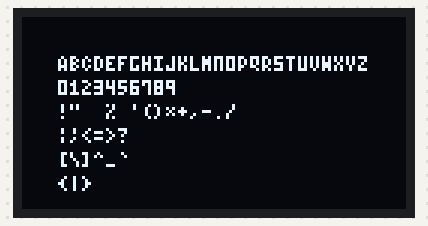
A sketch run on a simulated Arduboy, built with avr-gcc and run on an emulated ATmega32U4. On the bench: 128×64 one-colour display.

Above: at 0.1 s.

The sketch:

PerosaFont3x5.ino
```cpp
// (licence header left out)
#include <Arduboy2.h>
#include "PerosaFont3x5.h"

Arduboy2Base arduboy;
PerosaFont3x5 font3x5;

void setup()
{
	arduboy.begin();
}

void loop()
{
	if (!arduboy.nextFrame())
		return;

	arduboy.clear();

	font3x5.setCursor(12, 12);
	font3x5.println(F("ABCDEFGHIJKLMNOPQRSTUVWXYZ"));
	font3x5.println(F("0123456789"));
	font3x5.println(F("!\"#$%&'()*+,-./"));
	font3x5.println(F(":;<=>?@"));
	font3x5.println(F("[\\]^_`"));
	font3x5.println(F("{|}~"));

	arduboy.display();
}
```

PerosaFont3x5.cpp
```cpp
// (licence header left out)
#include "PerosaFont3x5.h"

#include <Sprites.h>

constexpr char uppercaseFirst = 'A';
constexpr char uppercaseLast = 'Z';
constexpr uint8_t uppercaseIndex = 0;
constexpr uint8_t uppercaseCount = ((uppercaseLast - uppercaseFirst) + 1);

constexpr char digitsFirst = '0';
constexpr char digitsLast = '9';
constexpr uint8_t digitsIndex = (uppercaseIndex + uppercaseCount);
constexpr uint8_t digitsCount = ((digitsLast - digitsFirst) + 1);

constexpr char punctuationGroupAFirst = '!';
constexpr char punctuationGroupALast = '/';
constexpr uint8_t punctuationGroupAIndex = (digitsIndex + digitsCount);
constexpr uint8_t punctuationGroupACount = ((punctuationGroupALast - punctuationGroupAFirst) + 1);

constexpr char punctuationGroupBFirst = ':';
constexpr char punctuationGroupBLast = '@';
constexpr uint8_t punctuationGroupBIndex = (punctuationGroupAIndex + punctuationGroupACount);
constexpr uint8_t punctuationGroupBCount = ((punctuationGroupBLast - punctuationGroupBFirst) + 1);

constexpr char punctuationGroupCFirst = '[';
constexpr char punctuationGroupCLast = '`';
constexpr uint8_t punctuationGroupCIndex = (punctuationGroupBIndex + punctuationGroupBCount);
constexpr uint8_t punctuationGroupCCount = ((punctuationGroupCLast - punctuationGroupCFirst) + 1);

constexpr char punctuationGroupDFirst = '{';
constexpr char punctuationGroupDLast = '~';
constexpr uint8_t punctuationGroupDIndex = (punctuationGroupCIndex + punctuationGroupCCount);
constexpr uint8_t punctuationGroupDCount = ((punctuationGroupDLast - punctuationGroupDFirst) + 1);

int8_t PerosaFont3x5::getCharIndex(char c)
{
	if((c >= uppercaseFirst) && (c <= uppercaseLast))
		return static_cast<int8_t>(uppercaseIndex + (c - uppercaseFirst));

	if((c >= digitsFirst) && (c <= digitsLast))
		return static_cast<int8_t>(digitsIndex + (c - digitsFirst));

	if((c >= punctuationGroupAFirst) && (c <= punctuationGroupALast))
		return static_cast<int8_t>(punctuationGroupAIndex + (c - punctuationGroupAFirst));

	if((c >= punctuationGroupBFirst) && (c <= punctuationGroupBLast))
		return static_cast<int8_t>(punctuationGroupBIndex + (c - punctuationGroupBFirst));

	if((c >= punctuationGroupCFirst) && (c <= punctuationGroupCLast))
		return static_cast<int8_t>(punctuationGroupCIndex + (c - punctuationGroupCFirst));

	if((c >= punctuationGroupDFirst) && (c <= punctuationGroupDLast))
		return static_cast<int8_t>(punctuationGroupDIndex + (c - punctuationGroupDFirst));

	return -1;
}

const uint8_t PROGMEM fontImages[] =
{
	// Width, Height
	3, 5,

	//
	// --- Uppercase ---
	//

	// #065 Letter 'A' (U+0041 Latin Capital Letter A)
	0x1E,  // ░░░▓▓▓▓░
	0x09,  // ░░░░▓░░▓
	0x1E,  // ░░░▓▓▓▓░

	// #066 Letter 'B' (U+0042 Latin Capital Letter B)
	0x1F,  // ░░░▓▓▓▓▓
	0x15,  // ░░░▓░▓░▓
	0x0A,  // ░░░░▓░▓░

	// #067 Letter 'C' (U+0043 Latin Capital Letter C)
	0x0E,  // ░░░░▓▓▓░
	0x11,  // ░░░▓░░░▓
	0x0A,  // ░░░░▓░▓░

	// #068 Letter 'D' (U+0044 Latin Capital Letter D)
	0x1F,  // ░░░▓▓▓▓▓
	0x11,  // ░░░▓░░░▓
	0x0E,  // ░░░░▓▓▓░

	// #069 Letter 'E' (U+0045 Latin Capital Letter E)
	0x1F,  // ░░░▓▓▓▓▓
	0x15,  // ░░░▓░▓░▓
	0x11,  // ░░░▓░░░▓

	// #070 Letter 'F' (U+0046 Latin Capital Letter F)
	0x1F,  // ░░░▓▓▓▓▓
	0x05,  // ░░░░░▓░▓
	0x01,  // ░░░░░░░▓

	// #071 Letter 'G' (U+0047 Latin Capital Letter G)
	0x1F,  // ░░░▓▓▓▓▓
	0x11,  // ░░░▓░░░▓
	0x19,  // ░░░▓▓░░▓

	// #072 Letter 'H' (U+0048 Latin Capital Letter H)
	0x1F,  // ░░░▓▓▓▓▓
	0x04,  // ░░░░░▓░░
	0x1F,  // ░░░▓▓▓▓▓

	// #073 Letter 'I' (U+0049 Latin Capital Letter I)
	0x11,  // ░░░▓░░░▓
	0x1F,  // ░░░▓▓▓▓▓
	0x11,  // ░░░▓░░░▓

	// #074 Letter 'J' (U+004A Latin Capital Letter J)
	0x18,  // ░░░▓▓░░░
	0x10,  // ░░░▓░░░░
	0x1F,  // ░░░▓▓▓▓▓

	// #075 Letter 'K' (U+004B Latin Capital Letter K)
	0x1F,  // ░░░▓▓▓▓▓
	0x04,  // ░░░░░▓░░
	0x1B,  // ░░░▓▓░▓▓

	// #076 Letter 'L' (U+004C Latin Capital Letter L)
	0x1F,  // ░░░▓▓▓▓▓
	0x10,  // ░░░▓░░░░
	0x10,  // ░░░▓░░░░

	// #077 Letter 'M' (U+004D Latin Capital Letter M)
	0x1F,  // ░░░▓▓▓▓▓
	0x06,  // ░░░░░▓▓░
	0x1F,  // ░░░▓▓▓▓▓

	// #078 Letter 'N' (U+004E Latin Capital Letter N)
	0x1F,  // ░░░▓▓▓▓▓
	0x01,  // ░░░░░░░▓
	0x1F,  // ░░░▓▓▓▓▓

	// #079 Letter 'O' (U+004F Latin Capital Letter O)
	0x1F,  // ░░░▓▓▓▓▓
	0x11,  // ░░░▓░░░▓
	0x1F,  // ░░░▓▓▓▓▓

	// #080 Letter 'P' (U+0050 Latin Capital Letter P)
	0x1F,  // ░░░▓▓▓▓▓
	0x09,  // ░░░░▓░░▓
	0x06,  // ░░░░░▓▓░

	// #081 Letter 'Q' (U+0051 Latin Capital Letter Q)
	0x0F,  // ░░░░▓▓▓▓
	0x09,  // ░░░░▓░░▓
	0x17,  // ░░░▓░▓▓▓

	// #082 Letter 'R' (U+0052 Latin Capital Letter R)
	0x1F,  // ░░░▓▓▓▓▓
	0x09,  // ░░░░▓░░▓
	0x16,  // ░░░▓░▓▓░

	// #083 Letter 'S' (U+0053 Latin Capital Letter S)
	0x17,  // ░░░▓░▓▓▓
	0x15,  // ░░░▓░▓░▓
	0x1D,  // ░░░▓▓▓░▓

	// #084 Letter 'T' (U+0054 Latin Capital Letter T)
	0x01,  // ░░░░░░░▓
	0x1F,  // ░░░▓▓▓▓▓
	0x01,  // ░░░░░░░▓

	// #085 Letter 'U' (U+0055 Latin Capital Letter U)
	0x1F,  // ░░░▓▓▓▓▓
	0x10,  // ░░░▓░░░░
	0x1F,  // ░░░▓▓▓▓▓

	// #086 Letter 'V' (U+0056 Latin Capital Letter V)
	0x0F,  // ░░░░▓▓▓▓
	0x10,  // ░░░▓░░░░
	0x0F,  // ░░░░▓▓▓▓

	// #087 Letter 'W' (U+0057 Latin Capital Letter W)
	0x1F,  // ░░░▓▓▓▓▓
	0x0C,  // ░░░░▓▓░░
	0x1F,  // ░░░▓▓▓▓▓

	// #088 Letter 'X' (U+0058 Latin Capital Letter X)
	0x1B,  // ░░░▓▓░▓▓
	0x04,  // ░░░░░▓░░
	0x1B,  // ░░░▓▓░▓▓

	// #089 Letter 'Y' (U+0059 Latin Capital Letter Y)
	0x07,  // ░░░░░▓▓▓
	0x18,  // ░░░▓▓░░░
	0x07,  // ░░░░░▓▓▓

	// #090 Letter 'Z' (U+005A Latin Capital Letter Z)
	0x19,  // ░░░▓▓░░▓
	0x15,  // ░░░▓░▓░▓
	0x13,  // ░░░▓░░▓▓

	//
	// --- Digits ---
	//

	// #048 Number '0' (U+0030 Digit Zero)
	0x1F,  // ░░░▓▓▓▓▓
	0x11,  // ░░░▓░░░▓
	0x1F,  // ░░░▓▓▓▓▓

	// #049 Number '1' (U+0031 Digit One)
	0x12,  // ░░░▓░░▓░
	0x1F,  // ░░░▓▓▓▓▓
	0x10,  // ░░░▓░░░░

	// #050 Number '2' (U+0032 Digit Two)
	0x19,  // ░░░▓▓░░▓
	0x15,  // ░░░▓░▓░▓
	0x12,  // ░░░▓░░▓░

	// #051 Number '3' (U+0033 Digit Three)
	0x15,  // ░░░▓░▓░▓
	0x15,  // ░░░▓░▓░▓
	0x1F,  // ░░░▓▓▓▓▓

	// #052 Number '4' (U+0034 Digit Four)
	0x07,  // ░░░░░▓▓▓
	0x04,  // ░░░░░▓░░
	0x1F,  // ░░░▓▓▓▓▓

	// #053 Number '5' (U+0035 Digit Five)
	0x17,  // ░░░▓░▓▓▓
	0x15,  // ░░░▓░▓░▓
	0x0D,  // ░░░░▓▓░▓

	// #054 Number '6' (U+0036 Digit Six)
	0x1F,  // ░░░▓▓▓▓▓
	0x15,  // ░░░▓░▓░▓
	0x1D,  // ░░░▓▓▓░▓

	// #055 Number '7' (U+0037 Digit Seven)
	0x03,  // ░░░░░░▓▓
	0x01,  // ░░░░░░░▓
	0x1F,  // ░░░▓▓▓▓▓

	// #056 Number '8' (U+0038 Digit Eight)
	0x1F,  // ░░░▓▓▓▓▓
	0x15,  // ░░░▓░▓░▓
	0x1F,  // ░░░▓▓▓▓▓

	// #057 Number '9' (U+0039 Digit Nine)
	0x07,  // ░░░░░▓▓▓
	0x05,  // ░░░░░▓░▓
	0x1F,  // ░░░▓▓▓▓▓

	//
	// --- Punctuation Group A ---
	//

	// #033 Symbol '!' (U+0021 Exclamation Mark)
	0x00,  // ░░░░░░░░
	0x17,  // ░░░▓░▓▓▓
	0x00,  // ░░░░░░░░

	// #034 Symbol '"' (U+0022 Quotation Mark)
	0x03,  // ░░░░░░▓▓
	0x00,  // ░░░░░░░░
	0x03,  // ░░░░░░▓▓

	// #035 Symbol '#' (U+0023 Number Sign) - bank
	0x00,  // ░░░░░░░░
	0x00,  // ░░░░░░░░
	0x00,  // ░░░░░░░░

	// #036 Symbol '$' (U+0024 Dollar Sign) - blank
	0x00,  // ░░░░░░░░
	0x00,  // ░░░░░░░░
	0x00,  // ░░░░░░░░

	// #037 Symbol '%' (U+0025 Percent Sign)
	0x19,  // ░░░▓▓░░▓
	0x04,  // ░░░░░▓░░
	0x13,  // ░░░▓░░▓▓

	// #038 Symbol '&' (U+0026 Ampersand) - blank
	0x00,  // ░░░░░░░░
	0x00,  // ░░░░░░░░
	0x00,  // ░░░░░░░░

	// #039 Symbol ''' (U+0027 Apostrophe)
	0x00,  // ░░░░░░░░
	0x03,  // ░░░░░░▓▓
	0x00,  // ░░░░░░░░

	// #040 Symbol '(' (U+0028 Left Parenthesis)
	0x00,  // ░░░░░░░░
	0x0E,  // ░░░░▓▓▓░
	0x11,  // ░░░▓░░░▓

	// #041 Symbol ')' (U+0029 Right Parenthesis)
	0x11,  // ░░░▓░░░▓
	0x0E,  // ░░░░▓▓▓░
	0x00,  // ░░░░░░░░

	// #042 Symbol '*' (U+002A Asterisk)
	0x0A,  // ░░░░▓░▓░
	0x04,  // ░░░░░▓░░
	0x0A,  // ░░░░▓░▓░

	// #043 Symbol '+' (U+002B Plus Sign)
	0x04,  // ░░░░░▓░░
	0x0E,  // ░░░░▓▓▓░
	0x04,  // ░░░░░▓░░

	// #044 Symbol ',' (U+002C Comma)
	0x10,  // ░░░▓░░░░
	0x08,  // ░░░░▓░░░
	0x00,  // ░░░░░░░░

	// #045 Symbol '-' (U+002D Hyphen-Minus)
	0x04,  // ░░░░░▓░░
	0x04,  // ░░░░░▓░░
	0x04,  // ░░░░░▓░░

	// #046 Symbol '.' (U+002E Full Stop)
	0x00,  // ░░░░░░░░
	0x10,  // ░░░▓░░░░
	0x00,  // ░░░░░░░░

	// #047 Symbol '/' (U+002F Solidus)
	0x18,  // ░░░▓▓░░░
	0x04,  // ░░░░░▓░░
	0x03,  // ░░░░░░▓▓

	//
	// --- Punctuation Group B ---
	//

	// #058 Symbol ':' (U+003A Colon)
	0x00,  // ░░░░░░░░
	0x1B,  // ░░░▓▓░▓▓
	0x00,  // ░░░░░░░░

	// #059 Symbol ';' (U+003B Semicolon)
	0x10,  // ░░░▓░░░░
	0x0B,  // ░░░░▓░▓▓
	0x00,  // ░░░░░░░░

	// #060 Symbol '<' (U+003C Less-Than Sign)
	0x04,  // ░░░░░▓░░
	0x0A,  // ░░░░▓░▓░
	0x11,  // ░░░▓░░░▓

	// #061 Symbol '=' (U+003D Equals Sign)
	0x0A,  // ░░░░▓░▓░
	0x0A,  // ░░░░▓░▓░
	0x0A,  // ░░░░▓░▓░

	// #062 Symbol '>' (U+003E Greater-Than Sign)
	0x11,  // ░░░▓░░░▓
	0x0A,  // ░░░░▓░▓░
	0x04,  // ░░░░░▓░░

	// #063 Symbol '?' (U+003F Question Mark)
	0x01,  // ░░░░░░░▓
	0x15,  // ░░░▓░▓░▓
	0x03,  // ░░░░░░▓▓

	// #064 Symbol '@' (U+0040 Commercial At) - blank
	0x00,  // ░░░░░░░░
	0x00,  // ░░░░░░░░
	0x00,  // ░░░░░░░░

	//
	// --- Punctuation Group C ---
	//

	// #091 Symbol '[' (U+005B Left Square Bracket)
	0x00,  // ░░░░░░░░
	0x1F,  // ░░░▓▓▓▓▓
	0x11,  // ░░░▓░░░▓

	// #092 Symbol '\' (U+005C Reverse Solidus)
	0x03,  // ░░░░░░▓▓
	0x04,  // ░░░░░▓░░
	0x18,  // ░░░▓▓░░░

	// #093 Symbol ']' (U+005D Right Square Bracket)
	0x11,  // ░░░▓░░░▓
	0x1F,  // ░░░▓▓▓▓▓
	0x00,  // ░░░░░░░░

	// #094 Symbol '^' (U+005E Circumflex Accent)
	0x02,  // ░░░░░░▓░
	0x01,  // ░░░░░░░▓
	0x02,  // ░░░░░░▓░

	// #095 Symbol '_' (U+005F Low Line)
	0x10,  // ░░░▓░░░░
	0x10,  // ░░░▓░░░░
	0x10,  // ░░░▓░░░░

	// #096 Symbol '`' (U+0060 Grave Accent)
	0x00,  // ░░░░░░░░
	0x01,  // ░░░░░░░▓
	0x02,  // ░░░░░░▓░

	//
	// --- Punctuation Group D ---
	//

	// #123 Symbol '{' (U+007B Left Curly Bracket)
	0x04,  // ░░░░░▓░░
	0x0E,  // ░░░░▓▓▓░
	0x11,  // ░░░▓░░░▓

	// #124 Symbol '|' (U+007C Vertical Line)
	0x00,  // ░░░░░░░░
	0x1F,  // ░░░▓▓▓▓▓
	0x00,  // ░░░░░░░░

	// #125 Symbol '}' (U+007D Right Curly Bracket)
	0x11,  // ░░░▓░░░▓
	0x0E,  // ░░░░▓▓▓░
	0x04,  // ░░░░░▓░░

	// #126 Symbol '~' (U+007E Tilde) - blank
	0x00,  // ░░░░░░░░
	0x00,  // ░░░░░░░░
	0x00,  // ░░░░░░░░

};

size_t PerosaFont3x5::write(uint8_t c)
{
	if (c == '\n')
	{
		this->cursorX = this->baseX;
		this->cursorY += this->lineHeight;
	}
	else
	{
		this->printChar(c, this->cursorX, this->cursorY);
		this->cursorX += (charWidth + this->letterSpacing);
	}
	return 1;
}

void PerosaFont3x5::printChar(char c, int8_t x, int8_t y)
{
	int8_t index = getCharIndex(c);
	if (index >= 0)
	{
		if (this->textColour != 0)
			Sprites::drawSelfMasked(x, (y + 1), fontImages, index);
		else
			Sprites::drawErase(x, (y + 1), fontImages, index);
	}
}

void PerosaFont3x5::setCursor(int8_t x, int8_t y)
{
	this->baseX = x;
	this->cursorX = x;
	this->cursorY = y;
}

void PerosaFont3x5::setTextColour(uint8_t colour)
{
	this->textColour = colour;
}

void PerosaFont3x5::setHeight(uint8_t colour)
{
	this->lineHeight = colour;
}
```

PerosaFont3x5.h
```cpp
#pragma once

// Copyright (c) 2018, Filmote
// All rights reserved.
//
// Redistribution and use in source and binary forms, with or without
// modification, are permitted provided that the following conditions are met:
//
// * Redistributions of source code must retain the above copyright notice, this
//   list of conditions and the following disclaimer.
//
// * Redistributions in binary form must reproduce the above copyright notice,
//   this list of conditions and the following disclaimer in the documentation
//   and/or other materials provided with the distribution.
//
// * Neither the name of the copyright holder nor the names of its
//   contributors may be used to endorse or promote products derived from
//   this software without specific prior written permission.
//
// Heavily modified by Pharap

#include <stddef.h>
#include <stdint.h>
#include <Print.h>

class PerosaFont3x5 : public Print
{
public:
	static constexpr uint8_t charWidth = 3;
	static constexpr uint8_t charHeight = 6;

private:
	// Needed for linebreak.
	int8_t baseX = 0;

	int8_t cursorX = 0;
	int8_t cursorY = 0;

	// 0 is Black, everything else is White.
	uint8_t textColour = 1;

	// letterSpacing controls the distance between letters.
	uint8_t letterSpacing = 1;

	// lineHeight controls the height between lines (separated by '\n').
	uint8_t lineHeight = 8;

public:
	PerosaFont3x5() = default;

	PerosaFont3x5(uint8_t lineSpacing)
		: lineHeight(lineSpacing)
	{
	}

	// Overrides Print::write
	size_t write(uint8_t) override;

	void printChar(char c, int8_t x, int8_t y);

	void setCursor(int8_t x, int8_t y);

	void setTextColour(uint8_t colour);

	void setHeight(uint8_t height);

private:
	static int8_t getCharIndex(char c);
};
```
